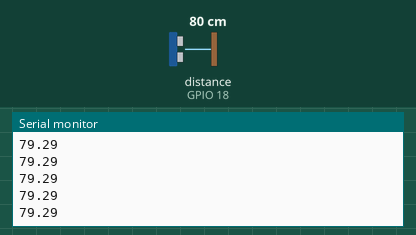
Simulated run of this sketch. Board: ESP32. On the bench: the last lines printed to the serial monitor. Wiring (inferred from the names in the program): ultrasonic range finder: trigger GPIO 5; echo GPIO 18. The test bench sets the inputs (shaded band); at power-on: distance to the obstacle (sensor on GPIO 18) 80 cm. The echo pulse lasts 58.3 µs per cm; WiFi joins after 1.5 s; servers stay silent unless stated; uploads are accepted with an empty reply.

Above: at 2.7 s.
2.8 s: distance to the obstacle (sensor on GPIO 18) set to 54 cm
At 3.7 s:
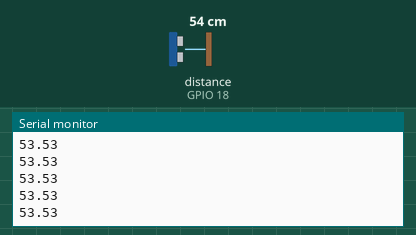
4.3 s: distance to the obstacle (sensor on GPIO 18) set to 46 cm
At 5.4 s:
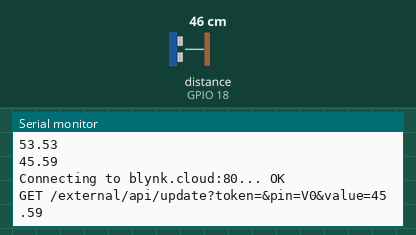
Timing chart, 0 to 7.3 s (numbered marks = the images above; inputs shaded):
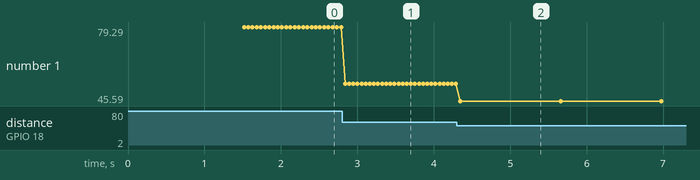

The sketch:

ESP32_code.ino
```cpp
// DistanceAlert.ino
// This code connects to a WiFi network and uses an ultrasonic sensor to measure distance.
// If the distance is below a specified threshold, it sends data to a Blynk server.

// Include necessary libraries
#include <WiFi.h>

// Blynk credentials
#define BLYNK_TEMPLATE_ID ""
#define BLYNK_TEMPLATE_NAME ""
#define BLYNK_AUTH_TOKEN ""

// Network settings
const char ssid[] = ""; // Your network SSID (name)
const char pass[] = ""; // Your network password

// Blynk cloud server settings
const char* host = "blynk.cloud";
unsigned int port = 80;

// Create WiFi client instance
WiFiClient client;

// Define ultrasonic sensor pins
const int trigPin = 5;
const int echoPin = 18;

// Define sound speed in cm/µs
#define SOUND_SPEED 0.034

long duration; // Time taken for the pulse to return
float distance; // Calculated distance in cm

// Function to start the WiFi connection
void connectNetwork() {
    Serial.print("Connecting to ");
    Serial.println(ssid);
    WiFi.begin(ssid, pass);

    // Wait until the WiFi is connected
    while (WiFi.status() != WL_CONNECTED) {
        delay(500);
        Serial.print(".");
    }

    Serial.println();
    Serial.println("WiFi connected");
}

// Function to perform an HTTP request
bool httpRequest(const String& method, const String& url, const String& request, String& response) {
    Serial.print(F("Connecting to "));
    Serial.print(host);
    Serial.print(":");
    Serial.print(port);
    Serial.print("... ");
    if (client.connect(host, port)) {
        Serial.println("OK");
    } else {
        Serial.println("failed");
        return false;
    }

    // Send HTTP request
    Serial.print(method);
    Serial.print(" ");
    Serial.println(url);

    client.print(method);
    client.print(" ");
    client.print(url);
    client.println(F(" HTTP/1.1"));
    client.print(F("Host: "));
    client.println(host);
    client.println(F("Connection: close"));

    if (request.length()) {
        client.println(F("Content-Type: application/json"));
        client.print(F("Content-Length: "));
        client.println(request.length());
        client.println();
        client.print(request);
    } else {
        client.println();
    }

    // Wait for response
    int timeout = millis() + 5000;
    while (client.available() == 0) {
        if (timeout - millis() < 0) {
            Serial.println(">>> Client Timeout !");
            client.stop();
            return false;
        }
    }

    // Read response headers
    int contentLength = -1;
    while (client.available()) {
        String line = client.readStringUntil('\n');
        line.trim();
        line.toLowerCase();
        if (line.startsWith("content-length:")) {
            contentLength = line.substring(line.lastIndexOf(':') + 1).toInt();
        } else if (line.length() == 0) {
            break;
        }
    }

    // Read response body
    response = "";
    response.reserve(contentLength + 1);
    while (response.length() < contentLength) {
        if (client.available()) {
            char c = client.read();
            response += c;
        } else if (!client.connected()) {
            break;
        }
    }
    client.stop();
    return true;
}

// Arduino setup function
void setup() {
    Serial.begin(9600);
    pinMode(trigPin, OUTPUT);
    pinMode(echoPin, INPUT);
    delay(10);
    Serial.println();
    Serial.println();

    // Connect to WiFi network
    connectNetwork();
}

// Arduino main loop function
void loop() {
    String response;

    // Send a 10µs pulse to trigger pin
    digitalWrite(trigPin, LOW);
    delayMicroseconds(2);
    digitalWrite(trigPin, HIGH);
    delayMicroseconds(10);
    digitalWrite(trigPin, LOW);

    // Read the time for echo to return
    duration = pulseIn(echoPin, HIGH);
    distance = duration * SOUND_SPEED / 2;

    // Print the distance to the serial monitor
    Serial.println(distance);

    // If the distance is less than 50 cm, send an alert to Blynk
    if (distance < 50) {
        if (httpRequest("GET", String("/external/api/update?token=") + BLYNK_AUTH_TOKEN + "&pin=V0&value=" + distance, "", response)) {
            if (response.length() != 0) {
                Serial.print("WARNING: ");
                Serial.println(response);
            }
        }
        delay(1000); // Wait for 1 second before the next measurement
    }
    delay(50); // Wait for 50ms before the next loop
}
```

Measured:
- the behaviour switches between 51 and 50 cm on distance to the obstacle (sensor on GPIO 18) (found by bisection; images 1 and 2)
- after the input at 2.8 s, the serial monitor: prints a new line at once (image 1)
- after the input at 4.3 s, the serial monitor: prints a new line at once (image 2)
- plotted number 1: 79.29 → 53.53 after the input at 2.8 s, 53.53 → 45.59 after the input at 4.3 s
